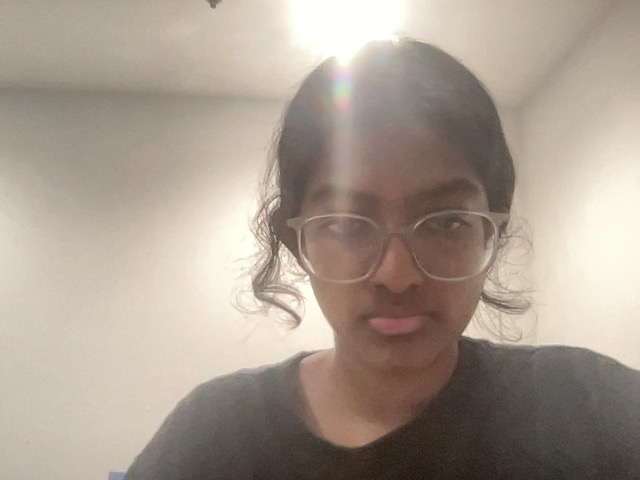
#> input picture uploaded_images/blob.jpg, 640 x 480 px; its folder holds only this picture in this run
$ python -i fischerDCVA_train.py   (imports and definitions only)
#> lines starting #> are read from the running program, lines starting #| are printed output that depends on the picture
#> further down, picture is the input picture: shape (480, 640, 3); mean B, G, R 143.2, 155.8, 168.6
# train_fisher_dcva.py
import os
import cv2
import dlib
import numpy as np
import json
import time
import random
from collections import defaultdict
from sklearn.preprocessing import normalize # For normalize function used in DCVA
# from scipy.spatial.distance import euclidean # Or implement simple euclidean

# [3 lines not run here, left out]
# Ensure scikit-learn is installed: pip install scikit-learn

# --- Configuration ---
dataset_path = "png_dataset/png_dataset" # Training dataset path
face_size = (200, 200)                   # Face size used by this model
target_images_per_person = 35            # Target number of images after augmentation
model_output_prefix = "fisher_dcva"      # Prefix for saved files
model_filename = f"{model_output_prefix}_model.npz"
label_map_filename = f"{model_output_prefix}_label_map.json"

# --- Load Face Detector ---
# [1 line not run here, left out]
try:
    hog_detector = dlib.get_frontal_face_detector()
except Exception as e:
    print(f"[ERROR] Failed to load Dlib face detector: {e}")
    exit()

# --- Preprocessing Function (as provided) ---
def preprocess_face(img):
    """Applies equalization, blur, and CLAHE."""
    # Ensure input is grayscale (load_training_data already does this)
    if len(img.shape) > 2:
         print("[WARN] Preprocessing received non-grayscale image, converting.")
         img = cv2.cvtColor(img, cv2.COLOR_BGR2GRAY)
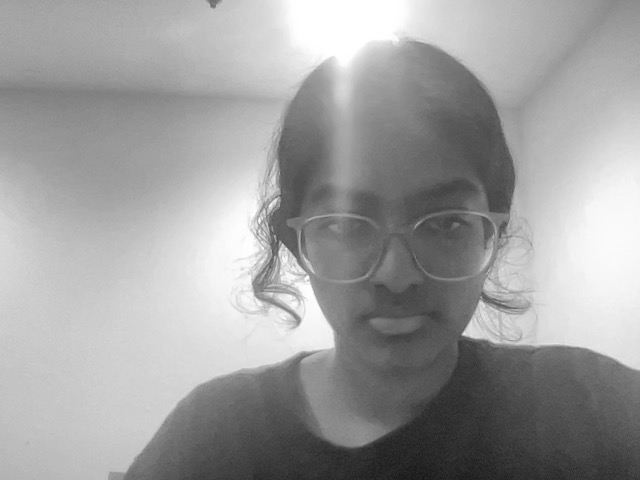
#> img: shape (480, 640); min 17, max 255, mean 158.2

    # Apply Histogram Equalization first
    gray = cv2.equalizeHist(img)
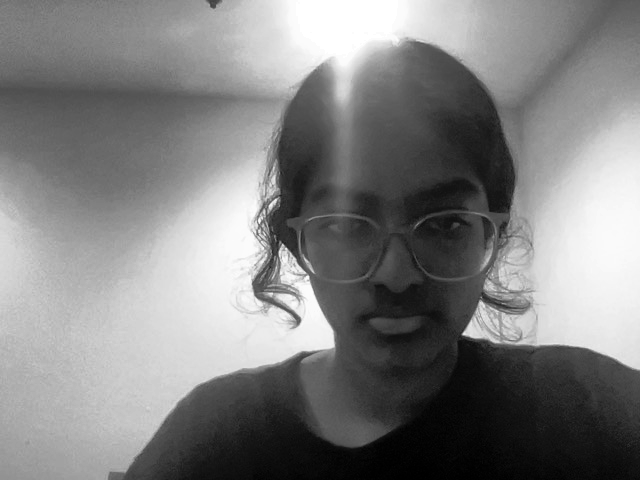
#> gray: shape (480, 640); min 0, max 255, mean 128.2
    # Apply Gaussian Blur
    blurred = cv2.GaussianBlur(gray, (3, 3), 0)
    # Apply CLAHE
    clahe = cv2.createCLAHE(clipLimit=2.0, tileGridSize=(8, 8))
    processed = clahe.apply(blurred)
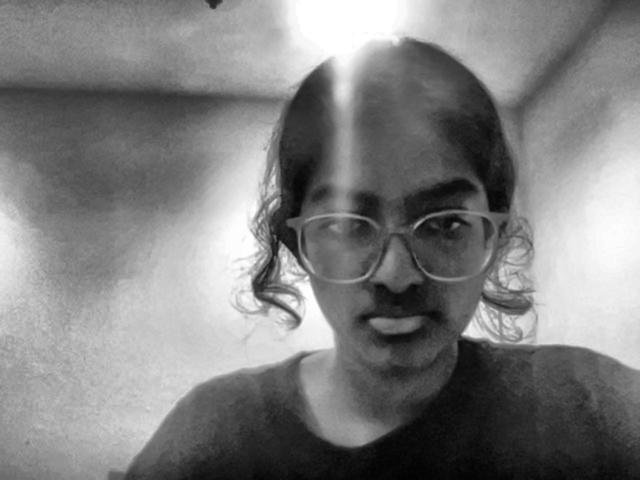
#> processed: shape (480, 640); min 2, max 255, mean 127.6
    return processed

# --- Augmentation Function (as provided) ---
# [145 lines left out: functions augment_image, load_training_data, not called in this run]


# --- DCVAHybridClassifier Class (as provided, added imports/implementations) ---
# Helper for Euclidean distance if scipy isn't used
def simple_euclidean(v1, v2):
    return np.sqrt(np.sum((v1 - v2)**2))

class DCVAHybridClassifier:
    # [187 lines left out: functions __init__, fit, predict, train_fisher_dcva, not called in this run]


# --- Main Execution ---
# [46 lines not run here, left out]

>>> import cv2
>>> picture = cv2.imread('uploaded_images/blob.jpg')
>>> result = preprocess_face(picture)
